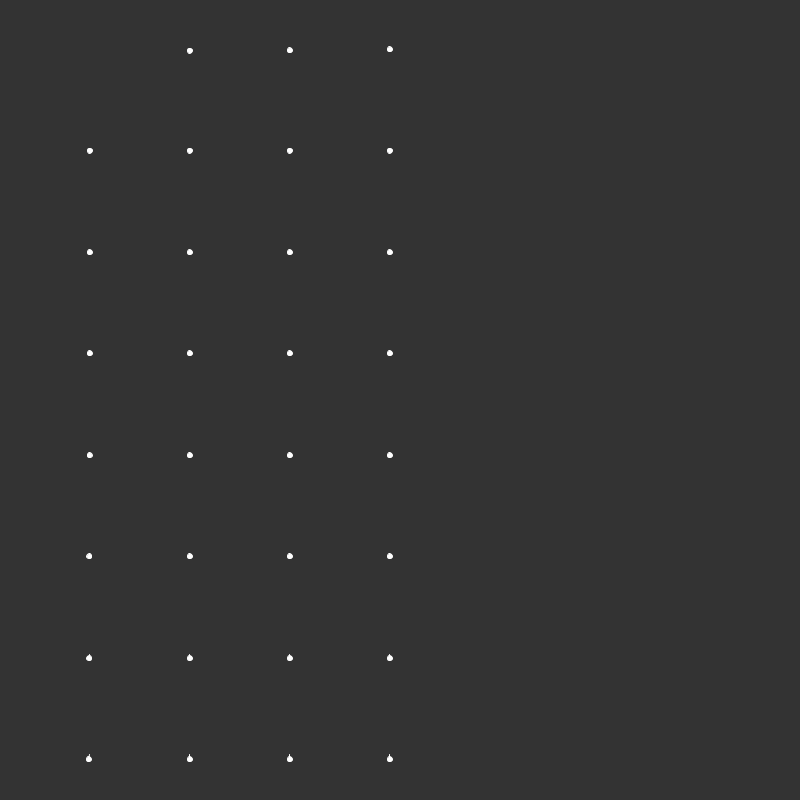
Frame 1 (no input)
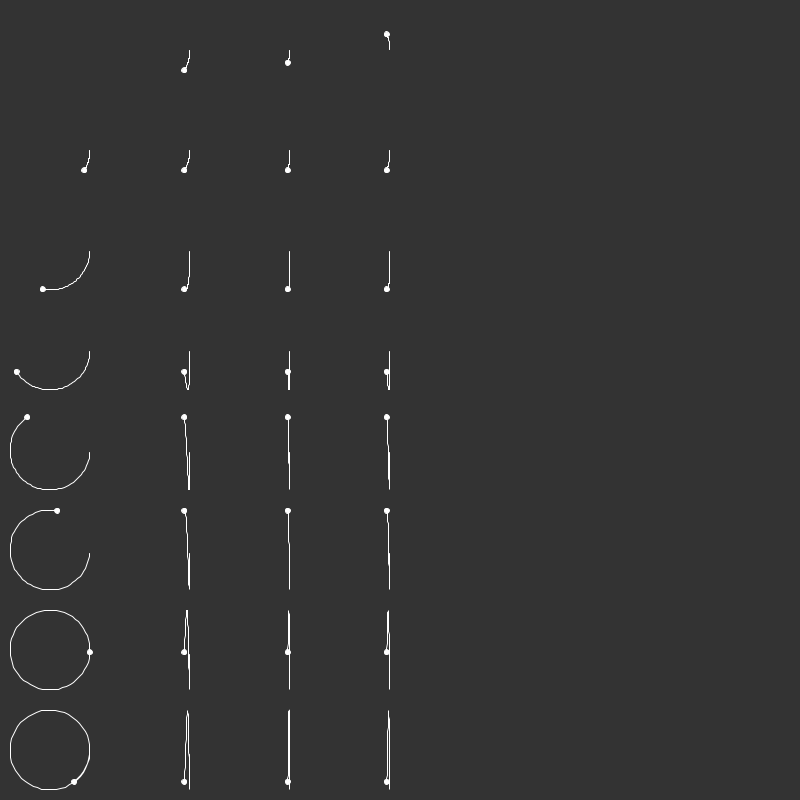
Frame 60 (the mouse pressed at the canvas centre just before this capture)
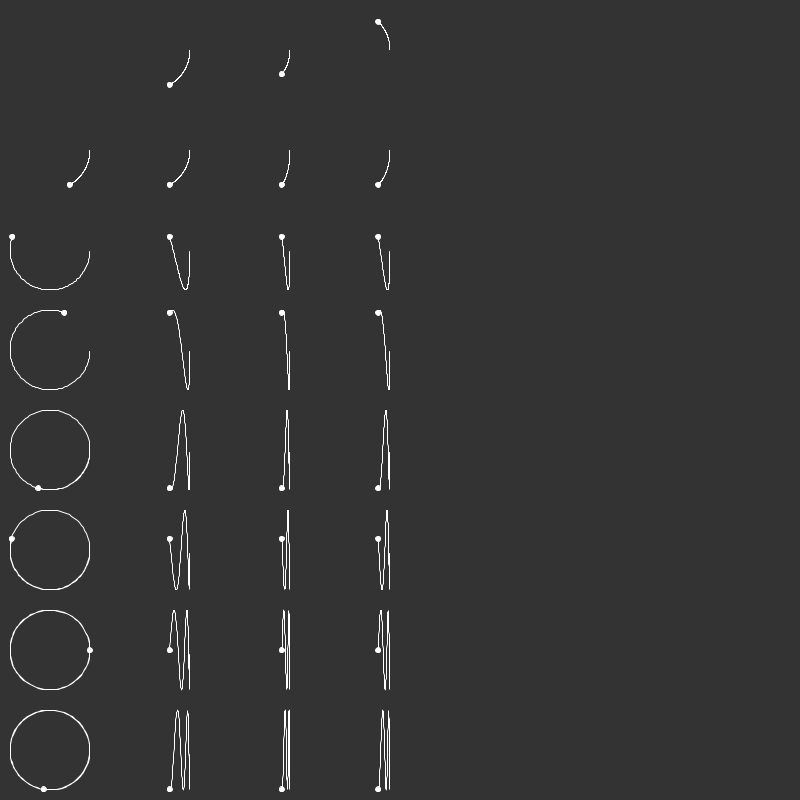
Frame 120 (the mouse held since frame 60 and released just before this capture)

The Processing sketch that drew these frames (run headless with seeded random() and noise(); from frame 60 on, the mouse is pressed at the canvas centre):

// Processing sketch: rotators
// ── rotators.pde
float R;
float R_2;
ArrayList<Circ> top = new ArrayList<Circ>();
ArrayList<Circ> left = new ArrayList<Circ>();
ArrayList<Circ> middle = new ArrayList<Circ>();

final int MAX_POINTS = 200;
void setup() {
  size(800, 800);
  R = width / 8;
  R_2 = R / 2;
  float i = 0.5;
  float s = TWO_PI / 360;
  for (float x = R+R_2; x < width; x += R) {

    top.add(new Circ(x, R_2, i*s));
    i += 0.5 + log(i);
  }
  i = 0.5;
  for (float y = R+R_2; y < height; y += R) {
    left.add(new Circ(R_2, y, i*s));
    i += random(0.5,1.5);
  }

  for (Circ t : top) {
    for (Circ l : left) {
      middle.add(new Circ(t, l));
    }
  }
}


void draw() {
  background(51);
  for (Circ c : top) {
    c.update();
    c.draw();
  }

  for (Circ c : left) {
    c.update();
    c.draw();
  }

  for (Circ c : middle) {
    c.update();
    c.draw();
  }
}

// ── Circ.pde
class Circ {
  PVector c;
  float angle;
  PVector v;
  float ai;
  float r = R_2 * 0.8;
  ArrayList<PVector> points = new ArrayList<PVector>();
  
  Circ xParent, yParent;
  final boolean hasParents; 
  
  Circ (Circ xParent, Circ yParent) {
    
    this.xParent = xParent;
    this.yParent = yParent;
    c = new PVector(xParent.c.x, yParent.c.y);
    v = new PVector(0,0);
    hasParents = true;
    update();
  }
  
  Circ(float x, float y, float ai) {
    c = new PVector(x,y);
    v = new PVector(0,0);
    this.ai = ai;
    hasParents = false;
    update();
    
  }
  
  
  void update() {
    if (hasParents) {
      v.x = xParent.v.x;
      v.y = yParent.v.y;
      points.add(v.copy());
    } else {
      angle = (angle+ ai) % TWO_PI;
      v.x = r * cos(angle);
      v.y = r * sin(angle);
      points.add(v.copy());
    }
    
    if (points.size() > MAX_POINTS) {
      points.remove(0);
    }
    
    
  }
  
  void draw() {
    stroke(255);
    //noFill();
    //ellipse(c.x, c.y, r*2, r*2);
    fill(255);
    ellipse(c.x + v.x, c.y + v.y, 5,5);
    noFill();
    beginShape();
    for (PVector p : points) {
      vertex(c.x + p.x, c.y + p.y);
    }
    endShape();
  }
}
